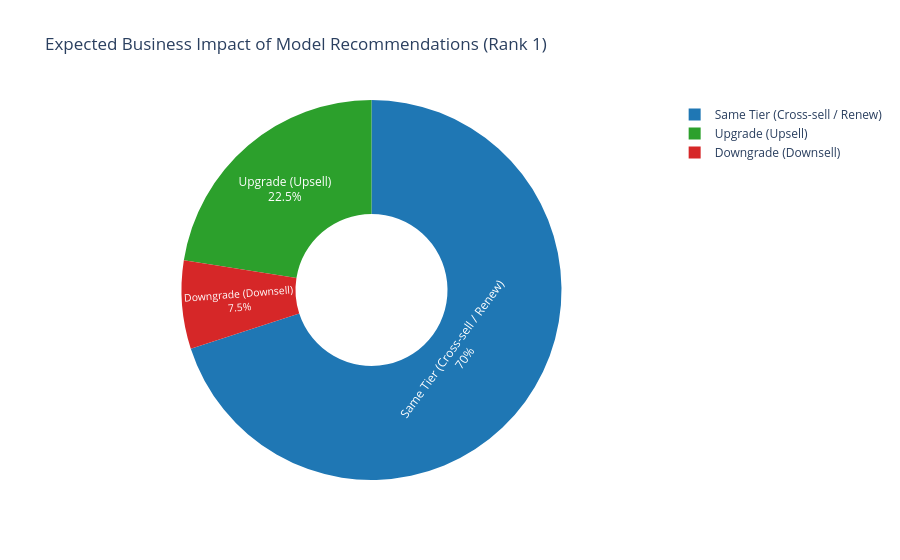

Notebook code for this chart:
### Code cell
import plotly.express as px
import pandas as pd

# Simulation of business outcomes
business_outcomes = {
    'Category': ['Upgrade (Upsell)', 'Same Tier (Cross-sell / Renew)', 'Downgrade (Downsell)'],
    'Percentage': [22.5, 70.0, 7.5]
}
df_biz = pd.DataFrame(business_outcomes)

fig = px.pie(df_biz, values='Percentage', names='Category', 
             title='Expected Business Impact of Model Recommendations (Rank 1)',
             color='Category',
             color_discrete_map={'Upgrade (Upsell)':'#2ca02c', 
                                 'Same Tier (Cross-sell / Renew)':'#1f77b4', 
                                 'Downgrade (Downsell)':'#d62728'},
             hole=0.4) # Converted to a Donut Chart for better aesthetics

fig.update_traces(textposition='inside', textinfo='percent+label')
fig.show()

### Figure 1 — Plotly figure (JSON) as saved in the notebook; plotly's stock layout.template omitted (floating-point values rounded to 4 significant figures)
{"data": [{"customdata": [["Upgrade (Upsell)"], ["Same Tier (Cross-sell / Renew)"], ["Downgrade (Downsell)"]], "domain": {"x": [0, 1], "y": [0, 1]}, "hole": 0.4, "hovertemplate": "Category=%{customdata[0]}<br>Percentage=%{value}<extra></extra>", "labels": ["Upgrade (Upsell)", "Same Tier (Cross-sell / Renew)", "Downgrade (Downsell)"], "legendgroup": "", "marker": {"colors": ["#2ca02c", "#1f77b4", "#d62728"]}, "name": "", "showlegend": true, "textinfo": "percent+label", "textposition": "inside", "type": "pie", "values": [22.5, 70.0, 7.5]}], "layout": {"legend": {"tracegroupgap": 0}, "title": {"text": "Expected Business Impact of Model Recommendations (Rank 1)"}}}
